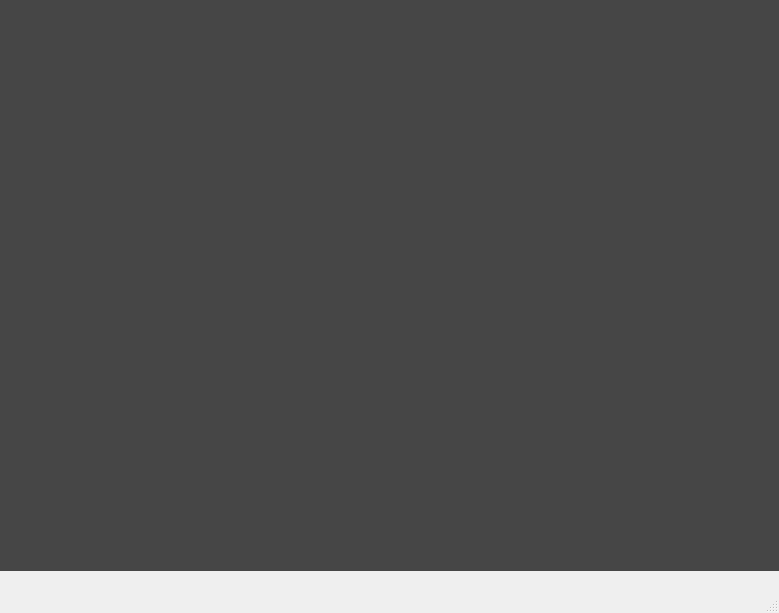
<?xml version="1.0" encoding="UTF-8"?>
<ui version="4.0">
 <class>Viewer</class>
 <widget class="QMainWindow" name="Viewer">
  <property name="geometry">
   <rect>
    <x>0</x>
    <y>0</y>
    <width>779</width>
    <height>613</height>
   </rect>
  </property>
  <property name="sizePolicy">
   <sizepolicy hsizetype="Expanding" vsizetype="Expanding">
    <horstretch>0</horstretch>
    <verstretch>0</verstretch>
   </sizepolicy>
  </property>
  <property name="windowTitle">
   <string>MainWindow</string>
  </property>
  <widget class="QWidget" name="centralwidget">
   <property name="palette">
    <palette>
     <active>
      <colorrole role="WindowText">
       <brush brushstyle="SolidPattern">
        <color alpha="255">
         <red>255</red>
         <green>255</green>
         <blue>255</blue>
        </color>
       </brush>
      </colorrole>
      <colorrole role="Button">
       <brush brushstyle="SolidPattern">
        <color alpha="255">
         <red>70</red>
         <green>70</green>
         <blue>70</blue>
        </color>
       </brush>
      </colorrole>
      <colorrole role="Light">
       <brush brushstyle="SolidPattern">
        <color alpha="255">
         <red>105</red>
         <green>105</green>
         <blue>105</blue>
        </color>
       </brush>
      </colorrole>
      <colorrole role="Midlight">
       <brush brushstyle="SolidPattern">
        <color alpha="255">
         <red>87</red>
         <green>87</green>
         <blue>87</blue>
        </color>
       </brush>
      </colorrole>
      <colorrole role="Dark">
       <brush brushstyle="SolidPattern">
        <color alpha="255">
         <red>35</red>
         <green>35</green>
         <blue>35</blue>
        </color>
       </brush>
      </colorrole>
      <colorrole role="Mid">
       <brush brushstyle="SolidPattern">
        <color alpha="255">
         <red>46</red>
         <green>46</green>
         <blue>46</blue>
        </color>
       </brush>
      </colorrole>
      <colorrole role="Text">
       <brush brushstyle="SolidPattern">
        <color alpha="255">
         <red>255</red>
         <green>255</green>
         <blue>255</blue>
        </color>
       </brush>
      </colorrole>
      <colorrole role="BrightText">
       <brush brushstyle="SolidPattern">
        <color alpha="255">
         <red>255</red>
         <green>255</green>
         <blue>255</blue>
        </color>
       </brush>
      </colorrole>
      <colorrole role="ButtonText">
       <brush brushstyle="SolidPattern">
        <color alpha="255">
         <red>255</red>
         <green>255</green>
         <blue>255</blue>
        </color>
       </brush>
      </colorrole>
      <colorrole role="Base">
       <brush brushstyle="SolidPattern">
        <color alpha="255">
         <red>0</red>
         <green>0</green>
         <blue>0</blue>
        </color>
       </brush>
      </colorrole>
      <colorrole role="Window">
       <brush brushstyle="SolidPattern">
        <color alpha="255">
         <red>70</red>
         <green>70</green>
         <blue>70</blue>
        </color>
       </brush>
      </colorrole>
      <colorrole role="Shadow">
       <brush brushstyle="SolidPattern">
        <color alpha="255">
         <red>0</red>
         <green>0</green>
         <blue>0</blue>
        </color>
       </brush>
      </colorrole>
      <colorrole role="AlternateBase">
       <brush brushstyle="SolidPattern">
        <color alpha="255">
         <red>35</red>
         <green>35</green>
         <blue>35</blue>
        </color>
       </brush>
      </colorrole>
      <colorrole role="ToolTipBase">
       <brush brushstyle="SolidPattern">
        <color alpha="255">
         <red>255</red>
         <green>255</green>
         <blue>220</blue>
        </color>
       </brush>
      </colorrole>
      <colorrole role="ToolTipText">
       <brush brushstyle="SolidPattern">
        <color alpha="255">
         <red>0</red>
         <green>0</green>
         <blue>0</blue>
        </color>
       </brush>
      </colorrole>
     </active>
     <inactive>
      <colorrole role="WindowText">
       <brush brushstyle="SolidPattern">
        <color alpha="255">
         <red>255</red>
         <green>255</green>
         <blue>255</blue>
        </color>
       </brush>
      </colorrole>
      <colorrole role="Button">
       <brush brushstyle="SolidPattern">
        <color alpha="255">
         <red>70</red>
         <green>70</green>
         <blue>70</blue>
        </color>
       </brush>
      </colorrole>
      <colorrole role="Light">
       <brush brushstyle="SolidPattern">
        <color alpha="255">
         <red>105</red>
         <green>105</green>
         <blue>105</blue>
        </color>
       </brush>
      </colorrole>
      <colorrole role="Midlight">
       <brush brushstyle="SolidPattern">
        <color alpha="255">
         <red>87</red>
         <green>87</green>
         <blue>87</blue>
        </color>
       </brush>
      </colorrole>
      <colorrole role="Dark">
       <brush brushstyle="SolidPattern">
        <color alpha="255">
         <red>35</red>
         <green>35</green>
         <blue>35</blue>
        </color>
       </brush>
      </colorrole>
      <colorrole role="Mid">
       <brush brushstyle="SolidPattern">
        <color alpha="255">
         <red>46</red>
         <green>46</green>
         <blue>46</blue>
        </color>
       </brush>
      </colorrole>
      <colorrole role="Text">
       <brush brushstyle="SolidPattern">
        <color alpha="255">
         <red>255</red>
         <green>255</green>
         <blue>255</blue>
        </color>
       </brush>
      </colorrole>
      <colorrole role="BrightText">
       <brush brushstyle="SolidPattern">
        <color alpha="255">
         <red>255</red>
         <green>255</green>
         <blue>255</blue>
        </color>
       </brush>
      </colorrole>
      <colorrole role="ButtonText">
       <brush brushstyle="SolidPattern">
        <color alpha="255">
         <red>255</red>
         <green>255</green>
         <blue>255</blue>
        </color>
       </brush>
      </colorrole>
      <colorrole role="Base">
       <brush brushstyle="SolidPattern">
        <color alpha="255">
         <red>0</red>
         <green>0</green>
         <blue>0</blue>
        </color>
       </brush>
      </colorrole>
      <colorrole role="Window">
       <brush brushstyle="SolidPattern">
        <color alpha="255">
         <red>70</red>
         <green>70</green>
         <blue>70</blue>
        </color>
       </brush>
      </colorrole>
      <colorrole role="Shadow">
       <brush brushstyle="SolidPattern">
        <color alpha="255">
         <red>0</red>
         <green>0</green>
         <blue>0</blue>
        </color>
       </brush>
      </colorrole>
      <colorrole role="AlternateBase">
       <brush brushstyle="SolidPattern">
        <color alpha="255">
         <red>35</red>
         <green>35</green>
         <blue>35</blue>
        </color>
       </brush>
      </colorrole>
      <colorrole role="ToolTipBase">
       <brush brushstyle="SolidPattern">
        <color alpha="255">
         <red>255</red>
         <green>255</green>
         <blue>220</blue>
        </color>
       </brush>
      </colorrole>
      <colorrole role="ToolTipText">
       <brush brushstyle="SolidPattern">
        <color alpha="255">
         <red>0</red>
         <green>0</green>
         <blue>0</blue>
        </color>
       </brush>
      </colorrole>
     </inactive>
     <disabled>
      <colorrole role="WindowText">
       <brush brushstyle="SolidPattern">
        <color alpha="255">
         <red>35</red>
         <green>35</green>
         <blue>35</blue>
        </color>
       </brush>
      </colorrole>
      <colorrole role="Button">
       <brush brushstyle="SolidPattern">
        <color alpha="255">
         <red>70</red>
         <green>70</green>
         <blue>70</blue>
        </color>
       </brush>
      </colorrole>
      <colorrole role="Light">
       <brush brushstyle="SolidPattern">
        <color alpha="255">
         <red>105</red>
         <green>105</green>
         <blue>105</blue>
        </color>
       </brush>
      </colorrole>
      <colorrole role="Midlight">
       <brush brushstyle="SolidPattern">
        <color alpha="255">
         <red>87</red>
         <green>87</green>
         <blue>87</blue>
        </color>
       </brush>
      </colorrole>
      <colorrole role="Dark">
       <brush brushstyle="SolidPattern">
        <color alpha="255">
         <red>35</red>
         <green>35</green>
         <blue>35</blue>
        </color>
       </brush>
      </colorrole>
      <colorrole role="Mid">
       <brush brushstyle="SolidPattern">
        <color alpha="255">
         <red>46</red>
         <green>46</green>
         <blue>46</blue>
        </color>
       </brush>
      </colorrole>
      <colorrole role="Text">
       <brush brushstyle="SolidPattern">
        <color alpha="255">
         <red>35</red>
         <green>35</green>
         <blue>35</blue>
        </color>
       </brush>
      </colorrole>
      <colorrole role="BrightText">
       <brush brushstyle="SolidPattern">
        <color alpha="255">
         <red>255</red>
         <green>255</green>
         <blue>255</blue>
        </color>
       </brush>
      </colorrole>
      <colorrole role="ButtonText">
       <brush brushstyle="SolidPattern">
        <color alpha="255">
         <red>35</red>
         <green>35</green>
         <blue>35</blue>
        </color>
       </brush>
      </colorrole>
      <colorrole role="Base">
       <brush brushstyle="SolidPattern">
        <color alpha="255">
         <red>70</red>
         <green>70</green>
         <blue>70</blue>
        </color>
       </brush>
      </colorrole>
      <colorrole role="Window">
       <brush brushstyle="SolidPattern">
        <color alpha="255">
         <red>70</red>
         <green>70</green>
         <blue>70</blue>
        </color>
       </brush>
      </colorrole>
      <colorrole role="Shadow">
       <brush brushstyle="SolidPattern">
        <color alpha="255">
         <red>0</red>
         <green>0</green>
         <blue>0</blue>
        </color>
       </brush>
      </colorrole>
      <colorrole role="AlternateBase">
       <brush brushstyle="SolidPattern">
        <color alpha="255">
         <red>70</red>
         <green>70</green>
         <blue>70</blue>
        </color>
       </brush>
      </colorrole>
      <colorrole role="ToolTipBase">
       <brush brushstyle="SolidPattern">
        <color alpha="255">
         <red>255</red>
         <green>255</green>
         <blue>220</blue>
        </color>
       </brush>
      </colorrole>
      <colorrole role="ToolTipText">
       <brush brushstyle="SolidPattern">
        <color alpha="255">
         <red>0</red>
         <green>0</green>
         <blue>0</blue>
        </color>
       </brush>
      </colorrole>
     </disabled>
    </palette>
   </property>
   <widget class="caCamera" name="cacamera">
    <property name="geometry">
     <rect>
      <x>0</x>
      <y>0</y>
      <width>801</width>
      <height>571</height>
     </rect>
    </property>
    <property name="sizePolicy">
     <sizepolicy hsizetype="Expanding" vsizetype="Expanding">
      <horstretch>0</horstretch>
      <verstretch>0</verstretch>
     </sizepolicy>
    </property>
    <property name="cursor">
     <cursorShape>CrossCursor</cursorShape>
    </property>
    <property name="mouseTracking">
     <bool>true</bool>
    </property>
    <property name="autoFillBackground">
     <bool>true</bool>
    </property>
    <property name="channelData" stdset="0">
     <string notr="true">$(P)image1:ArrayData</string>
    </property>
    <property name="channelWidth" stdset="0">
     <string notr="true">$(P)$(R)ArraySizeX_RBV</string>
    </property>
    <property name="channelHeight" stdset="0">
     <string notr="true">$(P)$(R)ArraySizeY_RBV</string>
    </property>
    <property name="channelCode" stdset="0">
     <string notr="true">$(P)$(R)code</string>
    </property>
    <property name="channelBPP" stdset="0">
     <string notr="true">$(P)$(R)DataType_RBV</string>
    </property>
    <property name="automaticLevels" stdset="0">
     <bool>true</bool>
    </property>
    <property name="minLevel">
     <string notr="true">-1</string>
    </property>
    <property name="maxLevel">
     <string notr="true">5000</string>
    </property>
    <property name="ColorMap" stdset="0">
     <enum>caCamera::grey</enum>
    </property>
   </widget>
  </widget>
  <widget class="QStatusBar" name="statusbar">
   <property name="palette">
    <palette>
     <active>
      <colorrole role="WindowText">
       <brush brushstyle="SolidPattern">
        <color alpha="255">
         <red>255</red>
         <green>255</green>
         <blue>255</blue>
        </color>
       </brush>
      </colorrole>
      <colorrole role="Button">
       <brush brushstyle="SolidPattern">
        <color alpha="255">
         <red>61</red>
         <green>61</green>
         <blue>61</blue>
        </color>
       </brush>
      </colorrole>
      <colorrole role="Light">
       <brush brushstyle="SolidPattern">
        <color alpha="255">
         <red>91</red>
         <green>91</green>
         <blue>91</blue>
        </color>
       </brush>
      </colorrole>
      <colorrole role="Midlight">
       <brush brushstyle="SolidPattern">
        <color alpha="255">
         <red>76</red>
         <green>76</green>
         <blue>76</blue>
        </color>
       </brush>
      </colorrole>
      <colorrole role="Dark">
       <brush brushstyle="SolidPattern">
        <color alpha="255">
         <red>30</red>
         <green>30</green>
         <blue>30</blue>
        </color>
       </brush>
      </colorrole>
      <colorrole role="Mid">
       <brush brushstyle="SolidPattern">
        <color alpha="255">
         <red>40</red>
         <green>40</green>
         <blue>40</blue>
        </color>
       </brush>
      </colorrole>
      <colorrole role="Text">
       <brush brushstyle="SolidPattern">
        <color alpha="255">
         <red>255</red>
         <green>255</green>
         <blue>255</blue>
        </color>
       </brush>
      </colorrole>
      <colorrole role="BrightText">
       <brush brushstyle="SolidPattern">
        <color alpha="255">
         <red>255</red>
         <green>255</green>
         <blue>255</blue>
        </color>
       </brush>
      </colorrole>
      <colorrole role="ButtonText">
       <brush brushstyle="SolidPattern">
        <color alpha="255">
         <red>255</red>
         <green>255</green>
         <blue>255</blue>
        </color>
       </brush>
      </colorrole>
      <colorrole role="Base">
       <brush brushstyle="SolidPattern">
        <color alpha="255">
         <red>0</red>
         <green>0</green>
         <blue>0</blue>
        </color>
       </brush>
      </colorrole>
      <colorrole role="Window">
       <brush brushstyle="SolidPattern">
        <color alpha="255">
         <red>61</red>
         <green>61</green>
         <blue>61</blue>
        </color>
       </brush>
      </colorrole>
      <colorrole role="Shadow">
       <brush brushstyle="SolidPattern">
        <color alpha="255">
         <red>0</red>
         <green>0</green>
         <blue>0</blue>
        </color>
       </brush>
      </colorrole>
      <colorrole role="AlternateBase">
       <brush brushstyle="SolidPattern">
        <color alpha="255">
         <red>30</red>
         <green>30</green>
         <blue>30</blue>
        </color>
       </brush>
      </colorrole>
      <colorrole role="ToolTipBase">
       <brush brushstyle="SolidPattern">
        <color alpha="255">
         <red>255</red>
         <green>255</green>
         <blue>220</blue>
        </color>
       </brush>
      </colorrole>
      <colorrole role="ToolTipText">
       <brush brushstyle="SolidPattern">
        <color alpha="255">
         <red>0</red>
         <green>0</green>
         <blue>0</blue>
        </color>
       </brush>
      </colorrole>
     </active>
     <inactive>
      <colorrole role="WindowText">
       <brush brushstyle="SolidPattern">
        <color alpha="255">
         <red>255</red>
         <green>255</green>
         <blue>255</blue>
        </color>
       </brush>
      </colorrole>
      <colorrole role="Button">
       <brush brushstyle="SolidPattern">
        <color alpha="255">
         <red>61</red>
         <green>61</green>
         <blue>61</blue>
        </color>
       </brush>
      </colorrole>
      <colorrole role="Light">
       <brush brushstyle="SolidPattern">
        <color alpha="255">
         <red>91</red>
         <green>91</green>
         <blue>91</blue>
        </color>
       </brush>
      </colorrole>
      <colorrole role="Midlight">
       <brush brushstyle="SolidPattern">
        <color alpha="255">
         <red>76</red>
         <green>76</green>
         <blue>76</blue>
        </color>
       </brush>
      </colorrole>
      <colorrole role="Dark">
       <brush brushstyle="SolidPattern">
        <color alpha="255">
         <red>30</red>
         <green>30</green>
         <blue>30</blue>
        </color>
       </brush>
      </colorrole>
      <colorrole role="Mid">
       <brush brushstyle="SolidPattern">
        <color alpha="255">
         <red>40</red>
         <green>40</green>
         <blue>40</blue>
        </color>
       </brush>
      </colorrole>
      <colorrole role="Text">
       <brush brushstyle="SolidPattern">
        <color alpha="255">
         <red>255</red>
         <green>255</green>
         <blue>255</blue>
        </color>
       </brush>
      </colorrole>
      <colorrole role="BrightText">
       <brush brushstyle="SolidPattern">
        <color alpha="255">
         <red>255</red>
         <green>255</green>
         <blue>255</blue>
        </color>
       </brush>
      </colorrole>
      <colorrole role="ButtonText">
       <brush brushstyle="SolidPattern">
        <color alpha="255">
         <red>255</red>
         <green>255</green>
         <blue>255</blue>
        </color>
       </brush>
      </colorrole>
      <colorrole role="Base">
       <brush brushstyle="SolidPattern">
        <color alpha="255">
         <red>0</red>
         <green>0</green>
         <blue>0</blue>
        </color>
       </brush>
      </colorrole>
      <colorrole role="Window">
       <brush brushstyle="SolidPattern">
        <color alpha="255">
         <red>61</red>
         <green>61</green>
         <blue>61</blue>
        </color>
       </brush>
      </colorrole>
      <colorrole role="Shadow">
       <brush brushstyle="SolidPattern">
        <color alpha="255">
         <red>0</red>
         <green>0</green>
         <blue>0</blue>
        </color>
       </brush>
      </colorrole>
      <colorrole role="AlternateBase">
       <brush brushstyle="SolidPattern">
        <color alpha="255">
         <red>30</red>
         <green>30</green>
         <blue>30</blue>
        </color>
       </brush>
      </colorrole>
      <colorrole role="ToolTipBase">
       <brush brushstyle="SolidPattern">
        <color alpha="255">
         <red>255</red>
         <green>255</green>
         <blue>220</blue>
        </color>
       </brush>
      </colorrole>
      <colorrole role="ToolTipText">
       <brush brushstyle="SolidPattern">
        <color alpha="255">
         <red>0</red>
         <green>0</green>
         <blue>0</blue>
        </color>
       </brush>
      </colorrole>
     </inactive>
     <disabled>
      <colorrole role="WindowText">
       <brush brushstyle="SolidPattern">
        <color alpha="255">
         <red>30</red>
         <green>30</green>
         <blue>30</blue>
        </color>
       </brush>
      </colorrole>
      <colorrole role="Button">
       <brush brushstyle="SolidPattern">
        <color alpha="255">
         <red>61</red>
         <green>61</green>
         <blue>61</blue>
        </color>
       </brush>
      </colorrole>
      <colorrole role="Light">
       <brush brushstyle="SolidPattern">
        <color alpha="255">
         <red>91</red>
         <green>91</green>
         <blue>91</blue>
        </color>
       </brush>
      </colorrole>
      <colorrole role="Midlight">
       <brush brushstyle="SolidPattern">
        <color alpha="255">
         <red>76</red>
         <green>76</green>
         <blue>76</blue>
        </color>
       </brush>
      </colorrole>
      <colorrole role="Dark">
       <brush brushstyle="SolidPattern">
        <color alpha="255">
         <red>30</red>
         <green>30</green>
         <blue>30</blue>
        </color>
       </brush>
      </colorrole>
      <colorrole role="Mid">
       <brush brushstyle="SolidPattern">
        <color alpha="255">
         <red>40</red>
         <green>40</green>
         <blue>40</blue>
        </color>
       </brush>
      </colorrole>
      <colorrole role="Text">
       <brush brushstyle="SolidPattern">
        <color alpha="255">
         <red>30</red>
         <green>30</green>
         <blue>30</blue>
        </color>
       </brush>
      </colorrole>
      <colorrole role="BrightText">
       <brush brushstyle="SolidPattern">
        <color alpha="255">
         <red>255</red>
         <green>255</green>
         <blue>255</blue>
        </color>
       </brush>
      </colorrole>
      <colorrole role="ButtonText">
       <brush brushstyle="SolidPattern">
        <color alpha="255">
         <red>30</red>
         <green>30</green>
         <blue>30</blue>
        </color>
       </brush>
      </colorrole>
      <colorrole role="Base">
       <brush brushstyle="SolidPattern">
        <color alpha="255">
         <red>61</red>
         <green>61</green>
         <blue>61</blue>
        </color>
       </brush>
      </colorrole>
      <colorrole role="Window">
       <brush brushstyle="SolidPattern">
        <color alpha="255">
         <red>61</red>
         <green>61</green>
         <blue>61</blue>
        </color>
       </brush>
      </colorrole>
      <colorrole role="Shadow">
       <brush brushstyle="SolidPattern">
        <color alpha="255">
         <red>0</red>
         <green>0</green>
         <blue>0</blue>
        </color>
       </brush>
      </colorrole>
      <colorrole role="AlternateBase">
       <brush brushstyle="SolidPattern">
        <color alpha="255">
         <red>61</red>
         <green>61</green>
         <blue>61</blue>
        </color>
       </brush>
      </colorrole>
      <colorrole role="ToolTipBase">
       <brush brushstyle="SolidPattern">
        <color alpha="255">
         <red>255</red>
         <green>255</green>
         <blue>220</blue>
        </color>
       </brush>
      </colorrole>
      <colorrole role="ToolTipText">
       <brush brushstyle="SolidPattern">
        <color alpha="255">
         <red>0</red>
         <green>0</green>
         <blue>0</blue>
        </color>
       </brush>
      </colorrole>
     </disabled>
    </palette>
   </property>
  </widget>
 </widget>
 <customwidgets>
  <customwidget>
   <class>caCamera</class>
   <extends>QWidget</extends>
   <header>caCamera</header>
  </customwidget>
 </customwidgets>
 <resources/>
 <connections/>
</ui>
